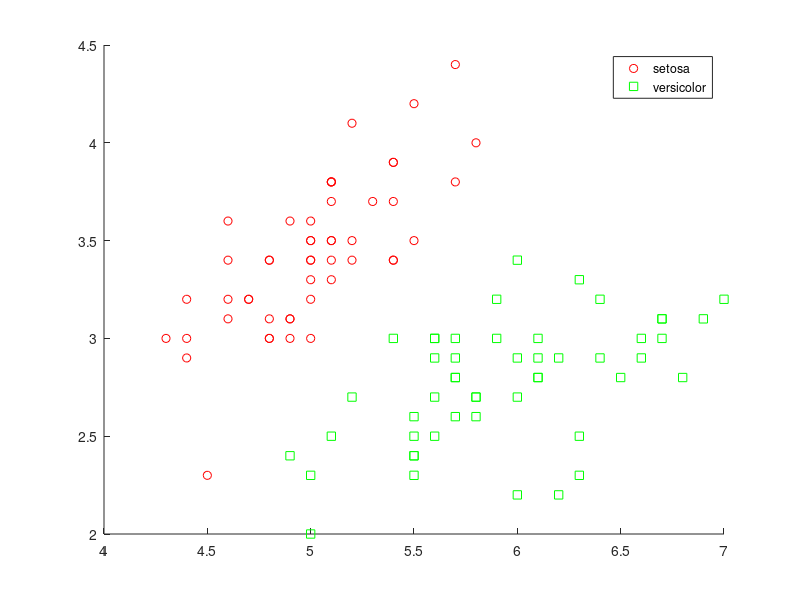

This figure's MATLAB source: (Note: this script raises an error after producing the figure.)
load fisheriris;
% meas contains the first species in rows 1 to 50, the second species
% in rows 51 to 100, and the third sepcies in rows 101 to 150, while 
% the columns give the measurements of sepal length, sepal width, 
% petal length and petal width in this order.
% Extract two species and two attributes.
m = meas(1:100,1:2)';
s = species(1:100);
% Plot data.
figure;
gscatter(m(1,:), m(2,:), s,'rg','os');
hold on;
% Generate binary true/false class labels. Frist 50 samples belong to 
% class zero, next 50 to class 1
s = [zeros(1,50) ones(1,50)];
% Generate random permutation matrix, so that the samples arrive in 
% a random order
P = eye(100);
% Create a random stream.
st = RandStream('mt19937ar','Seed',1);
idx = randperm(st,100);
P = P(idx, :);
% Permute data.
m = m*P;
s = s*P;
% Fit a linear separation line using the Perceptron
PerceptronModel = perceptron;
PerceptronModel = configure(PerceptronModel,m(:,1),s(1));
% Use all samples for training.
PerceptronModel.divideFcn = 'dividetrain';
% Set learning rate to 1.
PerceptronModel.trainParam.lr = 1;
% Specify maximum number of epochs.
PerceptronModel.trainParam.epochs = 1000;
% Train the perceptron.
PerceptronModel = train(PerceptronModel,m,s);
% Plot separation line.
w = PerceptronModel.iw{1,1};
b = PerceptronModel.b{1};
h = plotpc(w,b);
set(h, 'Color','k');
% Label graph.
legend('Setosa','Versicolor','Location','Northeast')
xlabel('Sepal length');
ylabel('Sepal width');
axis([4 7.3 1.5 4.5]);

